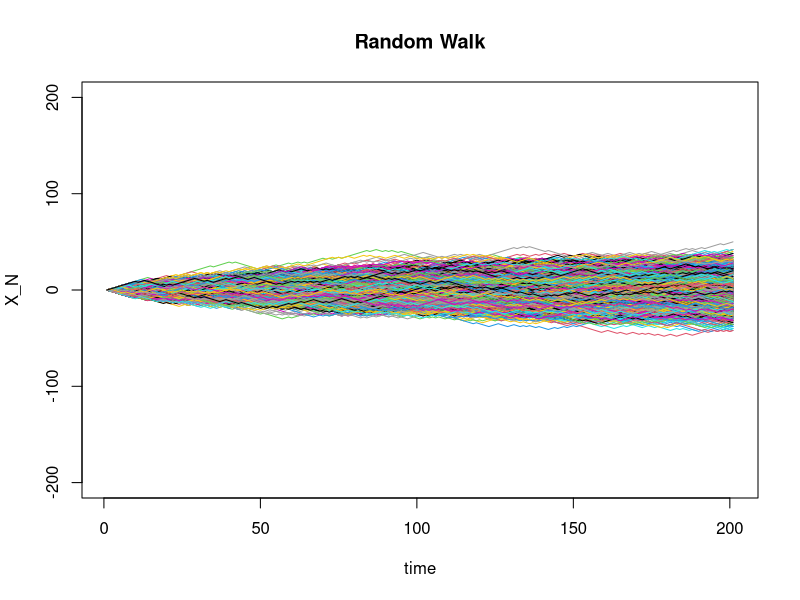
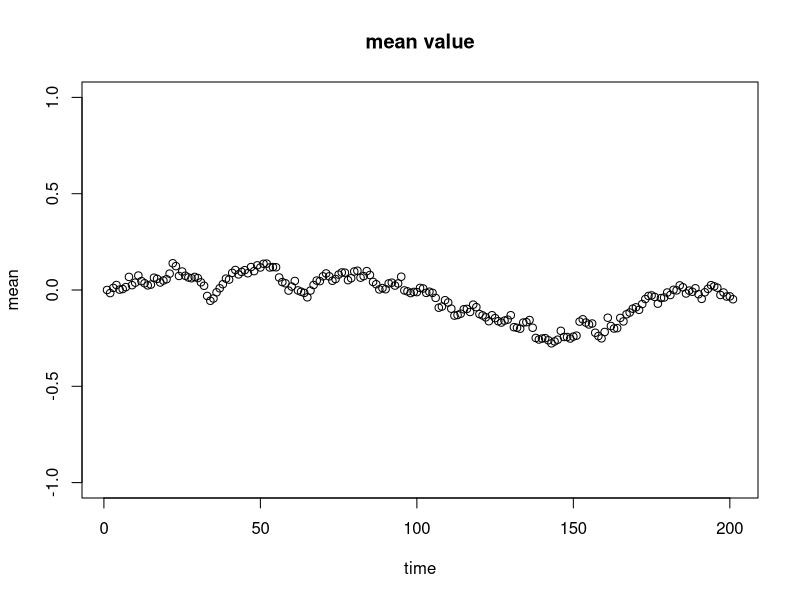
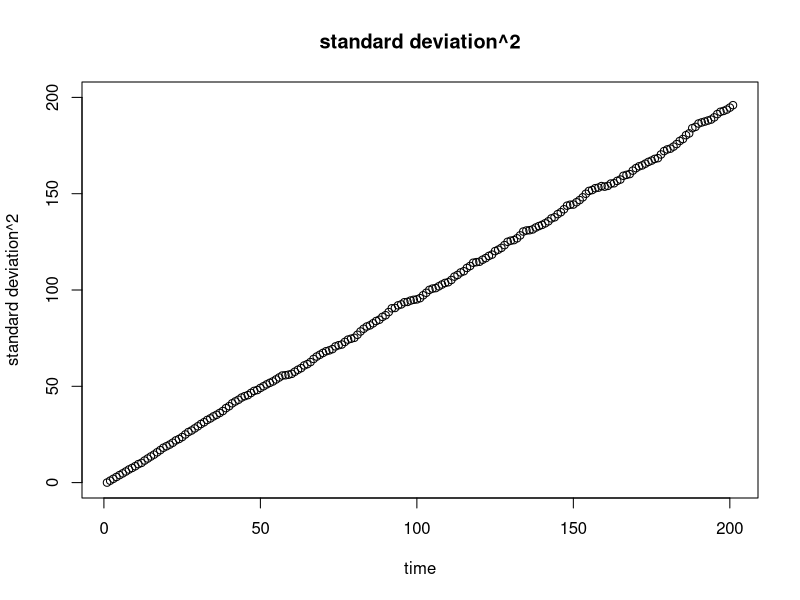

Source code (R) for these figures, in order:
#n_exp=the numper of experiments, how many walks we have
#n_steps=number of steps

n_steps = 200; n_exp = 2000
plot(rep(0,n_steps+1),type="l", ylim = c(-n_steps,n_steps), xlab = "time", 
     ylab = "X_N", main = "Random Walk")
walks = c()
#we produce n_exp random walks
for(i in 1:n_exp) {
  deigma = sample(c(-1,1), n_steps, replace=TRUE)
  x = cumsum(c(0,deigma))
  walks = c(walks,x)
  #lines(x, col=rgb(runif(255),runif(255),runif(255)))
  lines(x,col=palette()[i%%8+1])
}

#we turn it into a 2d walk
walks_2d = matrix(walks, n_steps + 1, n_exp)

#mean value
plot(apply(walks_2d, 1, mean), ylim=c(-1,1), xlab="time",
     ylab="mean", main="mean value")

#standard diviation
plot(apply(walks_2d, 1, sd)^2, ylim=c(0,n_steps), xlab="time",
     ylab="standard deviation^2", main="standard deviation^2")
